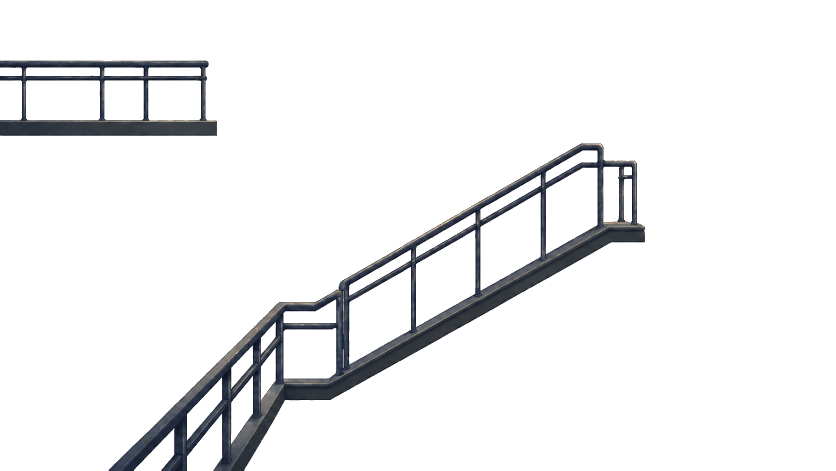
#> input picture assets/art/Scene 0/stairwell_layers_true_transparency/layer_03_midground_railings_alpha.png, 1672 x 941 px (shown at 1/2 size)
$ python split_stairwell_railings.py
#> lines starting #> are read from the running program, lines starting #| are printed output that depends on the picture; after the words box and inside, x2 and y2 are one past the last pixel; in counts of white or black regions, pixels touching at a corner belong together
"""Split the stairwell railing plates into non-overlapping semantic layers."""

from pathlib import Path

from PIL import Image, ImageChops, ImageDraw


ROOT = Path(__file__).resolve().parents[1]
LAYER_DIR = ROOT / "assets" / "art" / "Scene 0" / "stairwell_layers_true_transparency"
MIDGROUND_SOURCE = LAYER_DIR / "layer_03_midground_railings_alpha.png"
FOREGROUND_SOURCE = LAYER_DIR / "layer_04_foreground_alpha.png"

# Covers the complete upper flight while cutting between authored railing joints.
UPPER_FLIGHT_POLYGON = [
    (620, 585),
    (1145, 270),
    (1215, 270),
    (1220, 312),
    (1282, 312),
    (1300, 505),
    (1160, 505),
    (690, 800),
    (620, 800),
]


def masked_layer(source: Image.Image, mask: Image.Image) -> Image.Image:
    result = source.copy()
    result.putalpha(ImageChops.multiply(source.getchannel("A"), mask))
    return result


def main() -> None:
    midground = Image.open(MIDGROUND_SOURCE).convert("RGBA")
#> midground is the input picture: PIL image 1672x941 RGBA; mean R, G, B, A 228, 228.3, 229.1, 21.2
    foreground = Image.open(FOREGROUND_SOURCE).convert("RGBA")
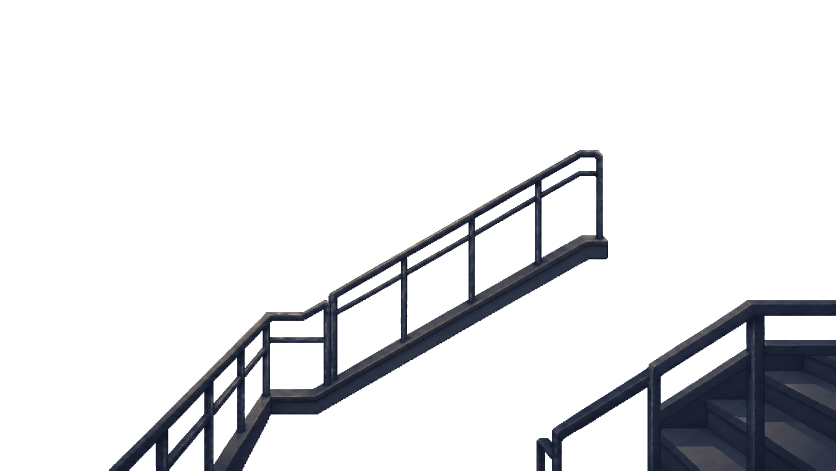
#> input picture assets/art/Scene 0/stairwell_layers_true_transparency/layer_04_foreground_alpha.png, 1672 x 941 px (shown at 1/2 size)
#> foreground is the input picture: PIL image 1672x941 RGBA; mean R, G, B, A 222.6, 223.2, 225.2, 33.8
    if midground.size != foreground.size:
        raise ValueError("Stairwell railing sources must share one canvas size")

    upper_mask = Image.new("L", midground.size, 0)
#> upper_mask: PIL image 1672x941 L; every value is 0
    ImageDraw.Draw(upper_mask).polygon(UPPER_FLIGHT_POLYGON, fill=255)
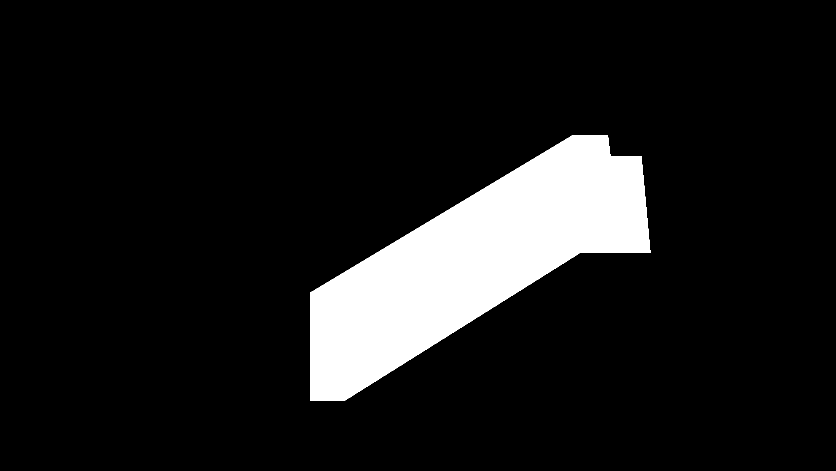
#> upper_mask: PIL image 1672x941 L (shown at 1/2 size); 10.3% white; 1 white region, box (x1, y1, x2, y2) and area: (620, 270, 1301, 801) 162587
    rear_mask = ImageChops.invert(upper_mask)
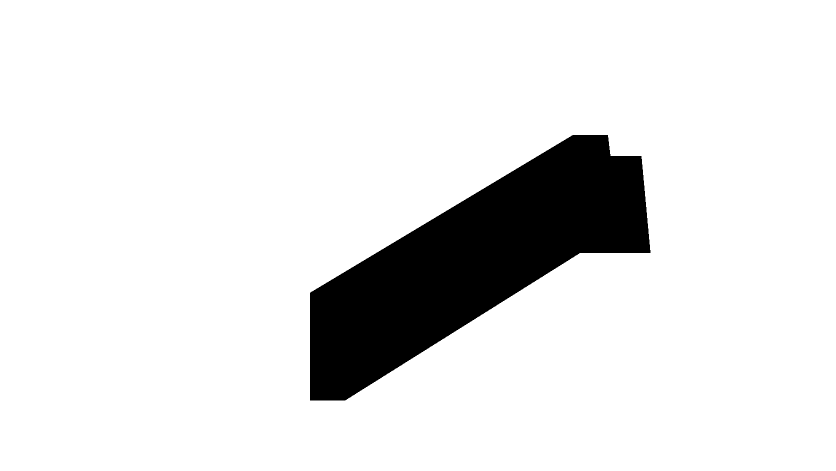
#> rear_mask: PIL image 1672x941 L (shown at 1/2 size); 89.7% white; 1 black region, box (x1, y1, x2, y2) and area: (620, 270, 1301, 801) 162587

    masked_layer(midground, rear_mask).save(LAYER_DIR / "layer_03_rear_railings_alpha.png")
#> in masked_layer, `result.putalpha(ImageChops.multiply(source.getchannel("A"), mask))`:
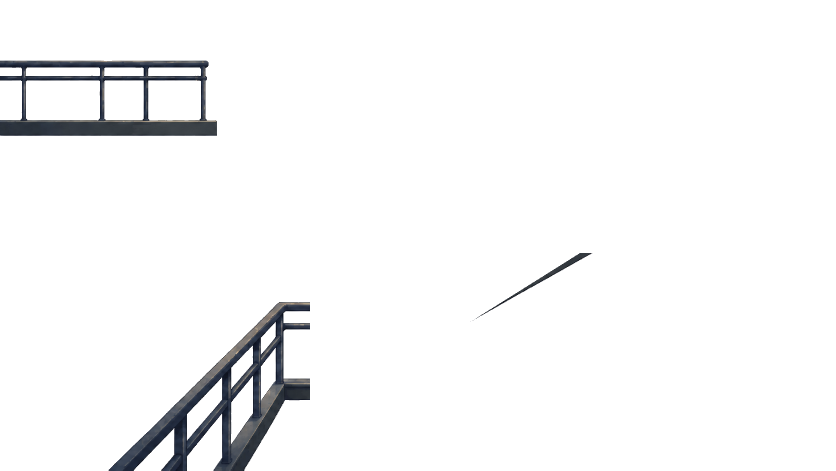
#> result: PIL image 1672x941 RGBA (shown at 1/2 size); mean R, G, B, A 228, 228.3, 229.1, 11.2; transparent parts drawn white
    masked_layer(foreground, rear_mask).save(LAYER_DIR / "layer_04_lower_foreground_alpha.png")
#> in masked_layer (call 2), `result.putalpha(ImageChops.multiply(source.getchannel("A"), mask))`:
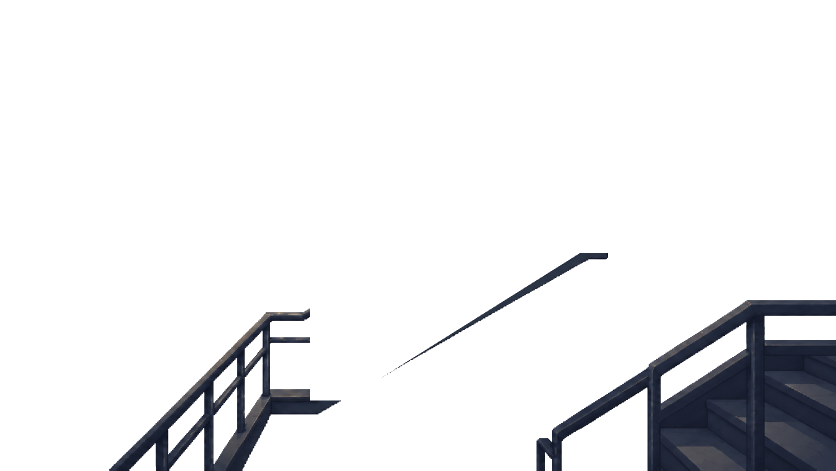
#> result: PIL image 1672x941 RGBA (shown at 1/2 size); mean R, G, B, A 222.6, 223.2, 225.2, 24.8; transparent parts drawn white
    masked_layer(midground, upper_mask).save(LAYER_DIR / "upper_flight_foreground_alpha.png")
#> in masked_layer (call 3), `result.putalpha(ImageChops.multiply(source.getchannel("A"), mask))`:
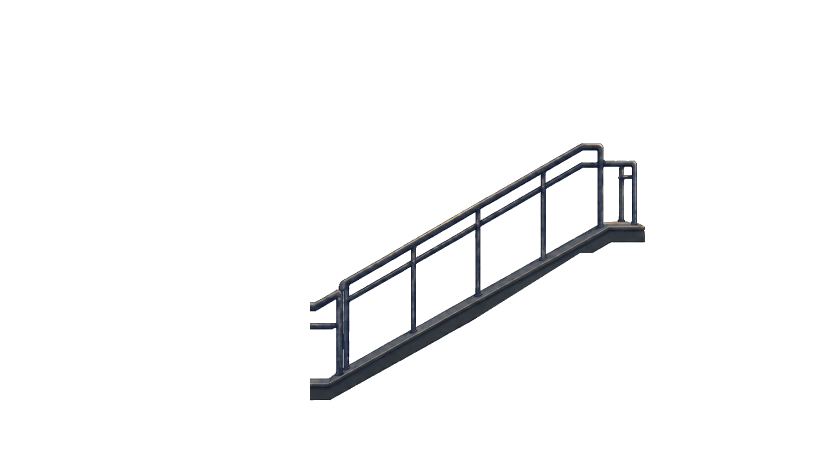
#> result: PIL image 1672x941 RGBA (shown at 1/2 size); mean R, G, B, A 228, 228.3, 229.1, 10; transparent parts drawn white


if __name__ == "__main__":
    main()
